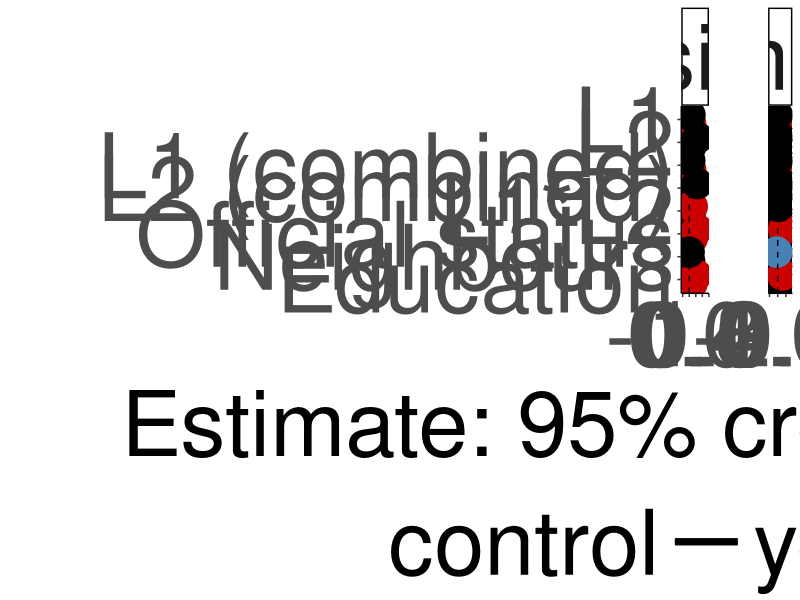
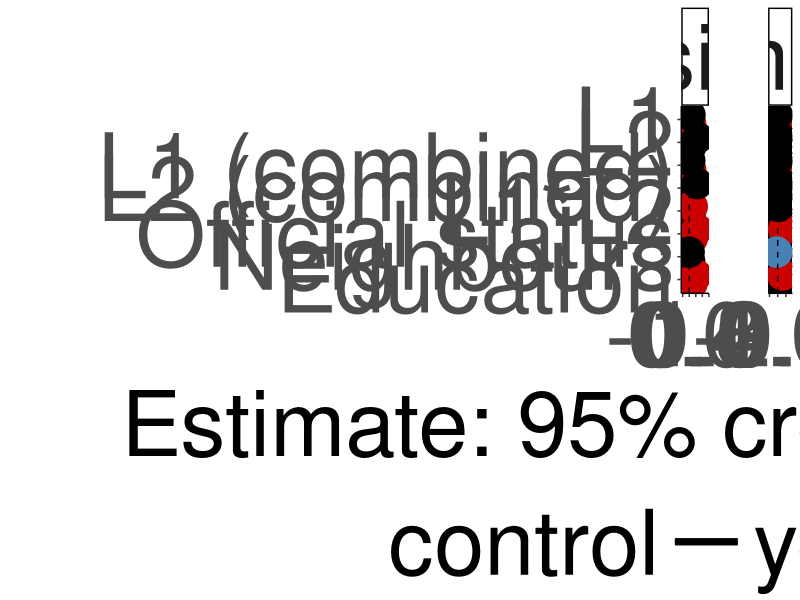

R code for these plots, in order:
suppressPackageStartupMessages({
  library(dplyr)
  library(ggplot2)
})

effs_I <- read.csv("output_tables/ effects Informativity_social_models .csv")
effs_I$variable <- "informativity"

effs_B <- read.csv("output_tables/ effects Boundness_social_models .csv")
effs_B$variable <- "fusion"

effs_1 <- as.data.frame(rbind(effs_B, effs_I))

effs_1$control <- "yes"

effs_I <- read.csv("output_tables/ effects Informativity_social_only_models .csv")
effs_I$variable <- "informativity"

effs_B <- read.csv("output_tables/ effects Boundness_social_only_models .csv")
effs_B$variable <- "fusion"

effs_2 <- as.data.frame(rbind(effs_B, effs_I))
effs_2$control <- "no"

effs <- as.data.frame(rbind(effs_1, effs_2))

effs_main <- effs %>%
  rename(lower=2,
         upper = 4,
         mean = 3) %>% 
  filter(!grepl("nonlinear", model)) %>%
  filter(!grepl("SD", effect)) %>%
  filter(!grepl("Intercept", effect)) 


#removing "(linear)" part within the model column
effs_main$model <- gsub("(\\s*\\(\\w+\\))", "", effs_main$model)

#adding "combined" after L1/L1 proportion where applicable
effs_main$effect <- ifelse(grepl("L1 speakers\\+", effs_main$model), paste(effs_main$effect, "(combined)"), effs_main$effect)

effs_main <- effs_main %>%
  mutate(effect=recode(effect,
                       "L2 proportion (combined)" = "L2 (combined)",
                       "L1*L2 proportion" = "L1*L2",
                       "L2 proportion" = "L2"))

eff_main_plot_df = effs_main %>%
  as.data.frame() %>%
  mutate_if(is.character, as.factor) %>%
  mutate(effect = factor(effect, levels=c("Education", "Neighbours", "Official status", "L1*L2", "L2 (combined)", "L1 (combined)", "L2", "L1"))) %>%
  mutate(importance = case_when((lower < 0 & upper < 0)  ~ "negative",
                                (lower > 0 & upper > 0)  ~ "positive",
                                (lower < 0 & upper > 0) | 
                                  (lower < 0 & upper == 0) | (lower == 0 & upper > 0) ~ "no")) %>%
  mutate(importance = as.factor(importance)) %>%
  mutate(importance = factor(importance, levels=c("no", "positive", "negative"), ordered = TRUE)) %>%
  mutate(control = factor(control, levels=c("yes", "no"), ordered = TRUE)) 

effs_main_plot_bw = ggplot(eff_main_plot_df,
         aes(y = effect,
             x = mean, 
             linetype=control,
             color = importance)) +
  geom_errorbar(aes(xmin = lower, xmax = upper), 
                width=0.6, 
                size=2.5, 
                position = position_dodge(w = 0.8)) + 
  geom_point(size = 10, 
             position=position_dodge(w = 0.8)) +
  geom_line(position=position_dodge(w = 0.8)) +
  geom_vline(aes(xintercept = 0),
             lty = 2) + 
  scale_color_manual(values=c("black", "red3", "steelblue")) +
  ylab("") + 
  xlab("Estimate: 95% credible interval") + 
  theme_classic() + 
  facet_grid(. ~ variable, scales="free_x", space="free") +
  theme(axis.text=element_text(size=65),
        legend.text=element_text(size=65),
        axis.title=element_text(size=65),
        legend.title=element_text(size=65),
        strip.text.x = element_text(size = 65),
        legend.spacing.y = unit(2.7, 'cm'),
        legend.key.size = unit(2, 'cm'),
        legend.direction="horizontal",
        legend.position="bottom",
        panel.spacing.x = unit(15, "mm")) +
  guides(color="none")

effs_main_plot_bw
ggsave(file="output/effects_plot.svg", plot=effs_main_plot_bw, height = 22, width = 36)
